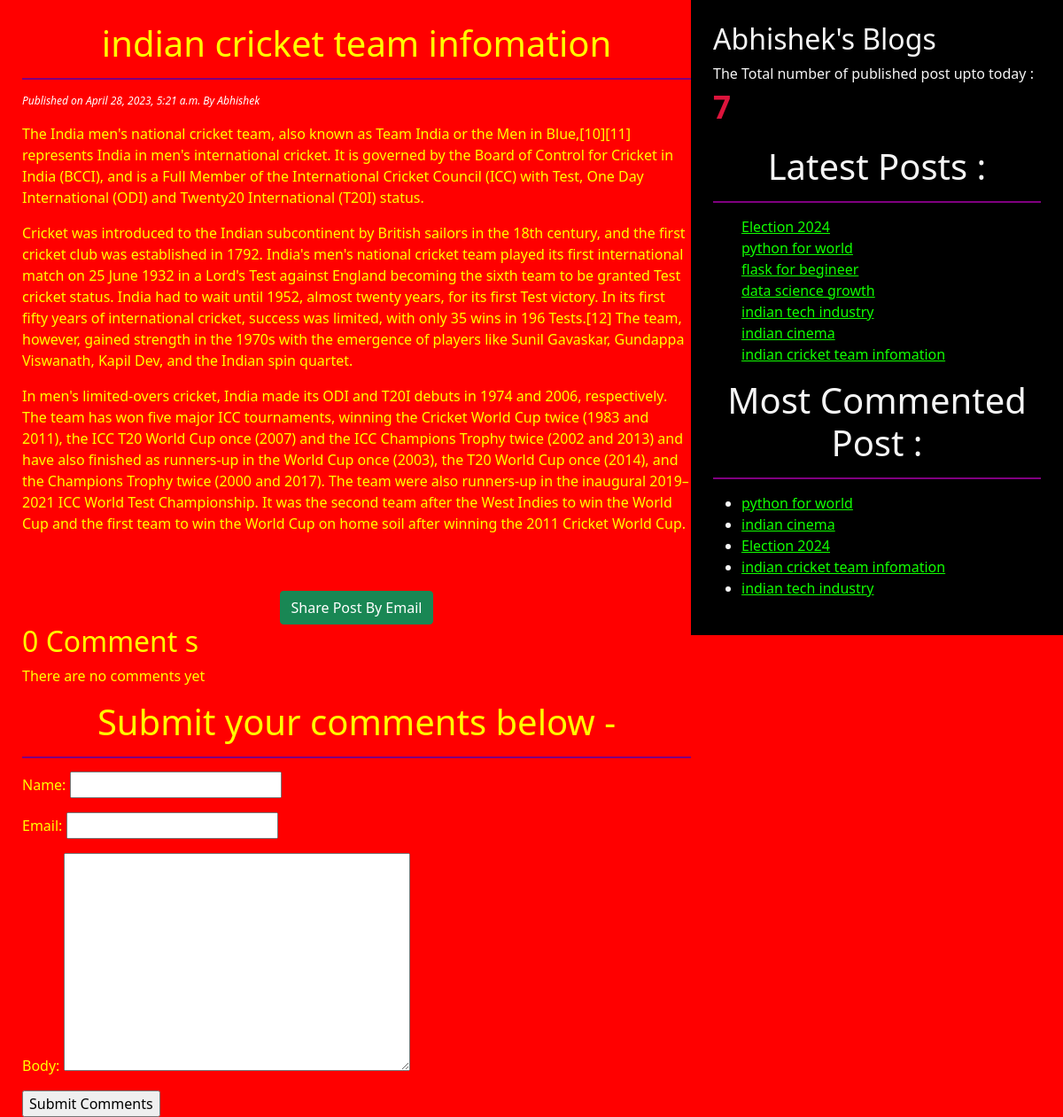
Page /2023/04/28/indian-cricket-team-infomation/ on the committed database.
### testapp/models.py (models this page shows, shortened)
class Post(models.Model):
    STATUS_CHOICE = (('draft',"Draft"),('published','Published'))
    title = models.CharField(max_length=256)
    slug = models.SlugField(max_length=264,unique_for_date='publish')
    author = models.ForeignKey(User,related_name='blog_post',on_delete=models.CASCADE)
    body = models.TextField()
    publish = models.DateTimeField(default=timezone.now)
    created = models.DateTimeField(auto_now_add=True)
    updated = models.DateTimeField(auto_now=True)
    status = models.CharField(max_length=10,choices=STATUS_CHOICE,default='draft')
    objects = CustomManager()
    tags = TaggableManager()
    class Meta:
        ordering = ('-publish',)
    def get_absolute_url(self):
        return reverse("post_detail", args=[self.publish.year,self.publish.strftime('%m'),self.publish.strftime('%d'),self.slug])

### testapp/views.py (the view)
# urls.py: path('<int:year>/<int:month>/<int:day>/<post>/',views.post_detail_view,name='post_detail'),
def post_detail_view(request,year,month,day,post):
    post = get_object_or_404(Post,slug=post,
                             status='published',
                             publish__year=year,
                             publish__month=month,
                             publish__day=day)
    comments = post.comments.filter(active=True)
    csubmit = False
    if request.method=="POST":
        form = CommentForm(request.POST)
        if form.is_valid():
            new_comment=form.save(commit=False)
            new_comment.post=post
            new_comment.save()
            csubmit=True
    else:
        form =CommentForm()
    return render(request,"testapp/post_detail.html",{'post':post,'form':form,'csubmit':csubmit,'comments':comments})

### testapp/forms.py
class CommentForm(forms.ModelForm):
    class Meta:
        model = Comment
        fields = ('name','email','body')

### testapp/models.py (called while the page is built)
    def get_queryset(self):
        return super().get_queryset().filter(status='published')

### testapp/templatetags/testapp_tags.py (called while the page is built)
@register.simple_tag
def total_posts():
    return Post.objects.count()

@register.inclusion_tag('testapp/latest_posts123.html')
def show_latest_post(count=4):
    latest_post = Post.objects.order_by('-publish')[:count]
    return {'latest_post':latest_post}

@register.simple_tag
def get_most_commented_post(count=5):
    return Post.objects.annotate(total_comments=Count('comments')).order_by('-total_comments')[:count]

### templates/testapp/post_detail.html (shortened to what this page needs)
<!DOCTYPE html>
{% extends 'testapp/base.html' %}
        {% block body_block %}
            <h1>{{post.title}}</h1>
            <p id='date'> Published on {{post.publish}} By {{post.author | title}} </p>
             {{post.body|linebreaks}} <br><br>
             <div class="container" align='center'>
             <a href="/{{post.id}}/share" class='btn btn-success'> Share Post By Email</a>
             </div>
             {% with comments.count as comments_count  %}
                <h2>{{comments_count}} Comment {{comments_count|pluralize}} </h2>
             {% endwith %}
             {% if comments %}
                  {% for comment in comments  %}
                      <p id='ch'> Comment {{forloop.counter}} by {{comment.name}} on {{comment.created}}</p>
                      <div class="cb">
                        {{comment.body|linebreaks}}
                      </div>
                  {% endfor %}
                {% else %}
                   <p>There are no comments yet</p>
             {% endif %}
             {% if csubmit %}
                <h2>Your Comments Added Successfully</h2>
                {% else %}
                <h1>Submit your comments below -</h1>
                <form method='post'>
                    {{form.as_p}}
                    <input type="submit" value="Submit Comments">
                </form>
             {% endif %}
        {% endblock  %}

### templates/testapp/base.html (shortened to what this page needs)
<!DOCTYPE html>
{% load testapp_tags %}
{% load static %}
<html lang="en">
<head>
    <link href="https://cdn.jsdelivr.net/npm/bootstrap@5.1.3/dist/css/bootstrap.min.css" rel="stylesheet">
    <link rel="stylesheet" href="{% static 'css/blog.css' %}">
</head>
<body>
    <div class="content">
        {% block body_block %}
        {% endblock  %}
    </div>
    <div class="sidebar">
        <h2>Abhishek's Blogs</h2>
        <p>The Total number of published post upto today : <span id='pcount'>{% total_posts %}</span></p>
        <h1>Latest Posts :</h1> {% show_latest_post 50 %}
        <h1>Most Commented Post :</h1>
        {% get_most_commented_post as most_commented_post %}
         <ul>
            {% for post in most_commented_post %}
            <li> <a href="{{post.get_absolute_url}}">{{post.title}}</a> </li>
            {% endfor %}
        </ul>
    </div>
</body>
</html>

### templates/testapp/latest_posts123.html (shortened to what this page needs)
<ul>
    {% for post in latest_post %}
        <a href="{{post.get_absolute_url}}"> {{post.title}} </a> <br>
    {% endfor %}
</ul>

### static/css/blog.css (style rules this page uses)
.content { width: 65%; float: left; padding: 25px 0 0 25px; background-color: red; color: yellow; height: 100%; }
.sidebar { width: 35%; float: right; padding: 25px; background-color: black; color: whitesmoke; height: 100%; }
h1 { text-align: center; border-bottom: 2px solid purple; margin-bottom: 15px; padding-bottom: 15px; }
#date { color: white; font-size: 12px; font-style: italic; }
a { color: rgb(17, 255, 0); }
body { background-color: red; }
#pcount { font-size: 35px; font-weight: 900; color: crimson; }

### rows in the picture
Post: title "indian cricket team infomation", publish "April 28, 2023, 5:21 a.m.", author "Abhishek", body "The India men's national cricket team, also known as Team India or the Men in Blue,[10][11] represents India in men's international cricket. It is governed by the Board of Control for Cricket in India (BCCI), and is a Full Member of the International Cricket Council (ICC) with Test, One Day International (ODI) and Twenty20 International (T20I) status. Cricket was introduced to the Indian subcontinent by British sailors in the 18th century, and the first cricket club was established in 1792. India's men's national cricket team played its first international match on 25 June 1932 in a Lord's Test against England becoming the sixth team to be granted Test cricket status. India had to wait…"
Post: title "Election 2024"
Post: title "python for world"
Post: title "flask for begineer"
Post: title "data science growth"
Post: title "indian tech industry"
Post: title "indian cinema"

### other values in the picture
{{ comments_count }} "0"
